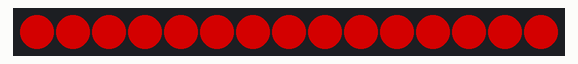
Recording of a sketch running on a simulated ESP8266 (NodeMCU). On the bench: 15 RGB LEDs in strip order, left to right. Dim RGB values are drawn brighter than linear.

Above: at 0.1 s.
At 0.6 s:
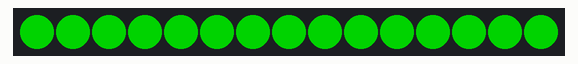
At 1.1 s:
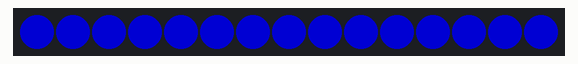
At 1.6 s:
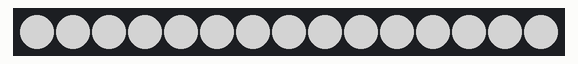

The sketch:

ArtnetNeoPixelRGBW.ino
```cpp
// (licence header left out)
#include <Artnet.h>
#include <Ethernet.h>
#include <EthernetUdp.h>
#include <SPI.h>
#include <Adafruit_NeoPixel.h>

// Neopixel settings
const int numLeds = 15; // change for your setup
const int channelsPerLed = 4;
const int numberOfChannels = numLeds * channelsPerLed; // Total number of channels you want to receive (1 led = 4 channels)
const byte dataPin = D2;
Adafruit_NeoPixel leds = Adafruit_NeoPixel(numLeds, dataPin, NEO_GRBW + NEO_KHZ800);

// Artnet settings
Artnet artnet;
const int startUniverse = 4; // CHANGE FOR YOUR SETUP most software this is 1, some software send out artnet first universe as 0.

// Check if we got all universes
const int maxUniverses = numberOfChannels / 512 + ((numberOfChannels % 512) ? 1 : 0);
bool universesReceived[maxUniverses];
bool sendFrame = 1;
int previousDataLength = 0;

// Change ip and mac address for your setup
byte ip[] = {192, 168, 178, 217};
byte mac[] = {0x04, 0xE9, 0xE5, 0x00, 0x69, 0xEC};

void setup()
{
  Serial.begin(115200);
  artnet.begin(mac, ip);
  leds.begin();
  initTest();

  // this will be called for each packet received
  artnet.setArtDmxCallback(onDmxFrame);
}

void loop()
{
  // we call the read function inside the loop
  artnet.read();
}

void onDmxFrame(uint16_t universe, uint16_t length, uint8_t sequence, uint8_t* data, IPAddress remoteIP)
{
  sendFrame = 1;
  // set brightness of the whole strip
  if (universe == 15)
  {
    leds.setBrightness(data[0]);
    leds.show();
  }

  // Store which universe has got in
  if ((universe - startUniverse) < maxUniverses)
    universesReceived[universe - startUniverse] = 1;

  for (int i = 0 ; i < maxUniverses ; i++)
  {
    if (universesReceived[i] == 0)
    {
      Serial.println("Broke");
      sendFrame = 0;
      break;
    }
  }

  // read universe and put into the right part of the display buffer
  for (int i = 0; i < length / channelsPerLed; i++)
  {
    int led = i + (universe - startUniverse) * (previousDataLength / channelsPerLed);
    if (led < numLeds) {
      if (channelsPerLed == 4)
        leds.setPixelColor(led, data[i * channelsPerLed], data[i * channelsPerLed + 1], data[i * channelsPerLed + 2], data[i * channelsPerLed + 3]);
      if (channelsPerLed == 3)
        leds.setPixelColor(led, data[i * channelsPerLed], data[i * channelsPerLed + 1], data[i * channelsPerLed + 2]);
    }
  }
  previousDataLength = length;

  if (sendFrame)
  {
    leds.show();
    // Reset universeReceived to 0
    memset(universesReceived, 0, maxUniverses);
  }
}

void initTest()
{
  for (int i = 0 ; i < numLeds ; i++)
    leds.setPixelColor(i, 127, 0, 0, 0);
  leds.show();
  delay(500);
  for (int i = 0 ; i < numLeds ; i++)
    leds.setPixelColor(i, 0, 127, 0, 0);
  leds.show();
  delay(500);
  for (int i = 0 ; i < numLeds ; i++)
    leds.setPixelColor(i, 0, 0, 127, 0);
  leds.show();
  delay(500);
    for (int i = 0 ; i < numLeds ; i++)
    leds.setPixelColor(i, 0, 0, 0, 127);
  leds.show();
  delay(500);
  for (int i = 0 ; i < numLeds ; i++)
    leds.setPixelColor(i, 0, 0, 0, 0);
  leds.show();
}
```

Measured:
- what the display in image 1 shows lasts 0.5 s, from 0.5 s to 1.0 s
